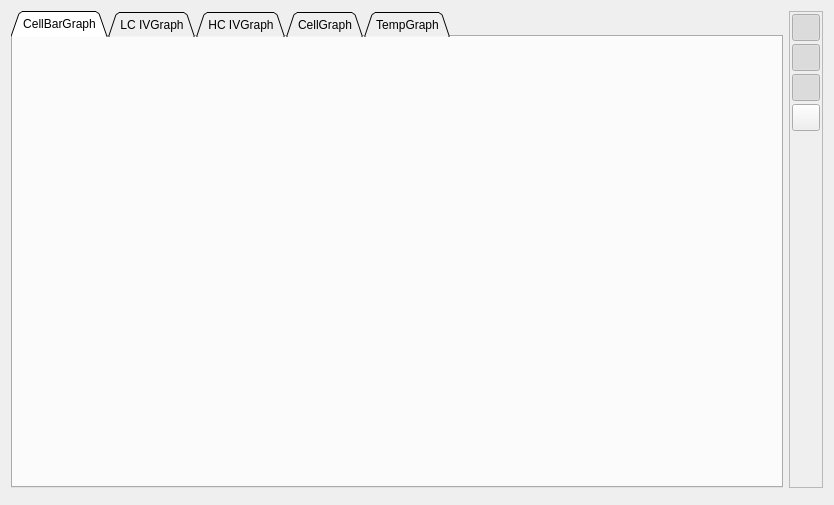
<?xml version="1.0" encoding="UTF-8"?>
<ui version="4.0">
 <class>PageRtData</class>
 <widget class="QWidget" name="PageRtData">
  <property name="geometry">
   <rect>
    <x>0</x>
    <y>0</y>
    <width>834</width>
    <height>505</height>
   </rect>
  </property>
  <property name="windowTitle">
   <string>Form</string>
  </property>
  <layout class="QVBoxLayout" name="verticalLayout_6">
   <item>
    <layout class="QHBoxLayout" name="horizontalLayout">
     <item>
      <widget class="QTabWidget" name="tabWidget">
       <property name="tabShape">
        <enum>QTabWidget::Triangular</enum>
       </property>
       <property name="currentIndex">
        <number>0</number>
       </property>
       <widget class="QWidget" name="cellBarGraphTab">
        <attribute name="title">
         <string>CellBarGraph</string>
        </attribute>
        <layout class="QVBoxLayout" name="verticalLayout_5">
         <item>
          <widget class="QCustomPlot" name="cellBarGraph" native="true"/>
         </item>
        </layout>
       </widget>
       <widget class="QWidget" name="ivLCGraphTab">
        <attribute name="title">
         <string>LC IVGraph</string>
        </attribute>
        <layout class="QVBoxLayout" name="verticalLayout_2">
         <item>
          <widget class="QCustomPlot" name="ivLCGraph" native="true"/>
         </item>
        </layout>
       </widget>
       <widget class="QWidget" name="ivHCGraphTab">
        <attribute name="title">
         <string>HC IVGraph</string>
        </attribute>
        <layout class="QVBoxLayout" name="verticalLayout_7">
         <item>
          <widget class="QCustomPlot" name="ivHCGraph" native="true"/>
         </item>
        </layout>
       </widget>
       <widget class="QWidget" name="cellGraphTab">
        <attribute name="title">
         <string>CellGraph</string>
        </attribute>
        <layout class="QVBoxLayout" name="verticalLayout_4">
         <item>
          <widget class="QCustomPlot" name="cellGraph" native="true"/>
         </item>
        </layout>
       </widget>
       <widget class="QWidget" name="tempGraphTab">
        <attribute name="title">
         <string>TempGraph</string>
        </attribute>
        <layout class="QVBoxLayout" name="verticalLayout_3" stretch="1,0">
         <item>
          <widget class="QCustomPlot" name="tempGraph" native="true"/>
         </item>
         <item>
          <layout class="QHBoxLayout" name="horizontalLayout_3">
           <item>
            <widget class="QCheckBox" name="tempShowBMSBox">
             <property name="toolTip">
              <string>Show MOSFET temperature</string>
             </property>
             <property name="text">
              <string>BMS</string>
             </property>
             <property name="checked">
              <bool>true</bool>
             </property>
            </widget>
           </item>
           <item>
            <widget class="QCheckBox" name="tempShowBatteryBox">
             <property name="toolTip">
              <string>Show motor temperature</string>
             </property>
             <property name="text">
              <string>Battery</string>
             </property>
             <property name="checked">
              <bool>true</bool>
             </property>
            </widget>
           </item>
           <item>
            <spacer name="horizontalSpacer">
             <property name="orientation">
              <enum>Qt::Horizontal</enum>
             </property>
             <property name="sizeHint" stdset="0">
              <size>
               <width>40</width>
               <height>20</height>
              </size>
             </property>
            </spacer>
           </item>
          </layout>
         </item>
        </layout>
       </widget>
      </widget>
     </item>
     <item>
      <widget class="QFrame" name="buttonFrame">
       <property name="sizePolicy">
        <sizepolicy hsizetype="Fixed" vsizetype="Preferred">
         <horstretch>0</horstretch>
         <verstretch>0</verstretch>
        </sizepolicy>
       </property>
       <property name="frameShape">
        <enum>QFrame::StyledPanel</enum>
       </property>
       <property name="frameShadow">
        <enum>QFrame::Plain</enum>
       </property>
       <layout class="QVBoxLayout" name="verticalLayout">
        <property name="spacing">
         <number>3</number>
        </property>
        <property name="leftMargin">
         <number>2</number>
        </property>
        <property name="topMargin">
         <number>2</number>
        </property>
        <property name="rightMargin">
         <number>2</number>
        </property>
        <property name="bottomMargin">
         <number>2</number>
        </property>
        <item>
         <widget class="QToolButton" name="autoscaleButton">
          <property name="sizePolicy">
           <sizepolicy hsizetype="Fixed" vsizetype="Fixed">
            <horstretch>0</horstretch>
            <verstretch>0</verstretch>
           </sizepolicy>
          </property>
          <property name="font">
           <font>
            <pointsize>3</pointsize>
           </font>
          </property>
          <property name="toolTip">
           <string>Autoscale plots with incoming samples</string>
          </property>
          <property name="text">
           <string/>
          </property>
          <property name="icon">
           <iconset resource="../res.qrc">
            <normaloff>:/res/icons/size_off.png</normaloff>
            <normalon>:/res/icons/size_on.png</normalon>:/res/icons/size_off.png</iconset>
          </property>
          <property name="iconSize">
           <size>
            <width>20</width>
            <height>20</height>
           </size>
          </property>
          <property name="checkable">
           <bool>true</bool>
          </property>
          <property name="checked">
           <bool>true</bool>
          </property>
         </widget>
        </item>
        <item>
         <widget class="QToolButton" name="zoomHButton">
          <property name="sizePolicy">
           <sizepolicy hsizetype="Fixed" vsizetype="Fixed">
            <horstretch>0</horstretch>
            <verstretch>0</verstretch>
           </sizepolicy>
          </property>
          <property name="font">
           <font>
            <pointsize>3</pointsize>
           </font>
          </property>
          <property name="toolTip">
           <string>Enable horizontal zoom</string>
          </property>
          <property name="text">
           <string/>
          </property>
          <property name="icon">
           <iconset resource="../res.qrc">
            <normaloff>:/res/icons/expand_off.png</normaloff>
            <normalon>:/res/icons/expand_on.png</normalon>:/res/icons/expand_off.png</iconset>
          </property>
          <property name="iconSize">
           <size>
            <width>20</width>
            <height>20</height>
           </size>
          </property>
          <property name="checkable">
           <bool>true</bool>
          </property>
          <property name="checked">
           <bool>true</bool>
          </property>
         </widget>
        </item>
        <item>
         <widget class="QToolButton" name="zoomVButton">
          <property name="sizePolicy">
           <sizepolicy hsizetype="Fixed" vsizetype="Fixed">
            <horstretch>0</horstretch>
            <verstretch>0</verstretch>
           </sizepolicy>
          </property>
          <property name="font">
           <font>
            <pointsize>3</pointsize>
           </font>
          </property>
          <property name="toolTip">
           <string>Enable vertical zoom</string>
          </property>
          <property name="text">
           <string/>
          </property>
          <property name="icon">
           <iconset resource="../res.qrc">
            <normaloff>:/res/icons/expand_v_off.png</normaloff>
            <normalon>:/res/icons/expand_v_on.png</normalon>:/res/icons/expand_v_off.png</iconset>
          </property>
          <property name="iconSize">
           <size>
            <width>20</width>
            <height>20</height>
           </size>
          </property>
          <property name="checkable">
           <bool>true</bool>
          </property>
          <property name="checked">
           <bool>true</bool>
          </property>
         </widget>
        </item>
        <item>
         <widget class="QToolButton" name="rescaleButton">
          <property name="toolTip">
           <string>Rescale plots to fit</string>
          </property>
          <property name="text">
           <string/>
          </property>
          <property name="icon">
           <iconset resource="../res.qrc">
            <normaloff>:/res/icons/size_off.png</normaloff>:/res/icons/size_off.png</iconset>
          </property>
          <property name="iconSize">
           <size>
            <width>20</width>
            <height>20</height>
           </size>
          </property>
         </widget>
        </item>
        <item>
         <spacer name="verticalSpacer">
          <property name="orientation">
           <enum>Qt::Vertical</enum>
          </property>
          <property name="sizeHint" stdset="0">
           <size>
            <width>20</width>
            <height>40</height>
           </size>
          </property>
         </spacer>
        </item>
       </layout>
      </widget>
     </item>
    </layout>
   </item>
   <item>
    <widget class="RtDataText" name="rtText" native="true"/>
   </item>
  </layout>
 </widget>
 <customwidgets>
  <customwidget>
   <class>QCustomPlot</class>
   <extends>QWidget</extends>
   <header>widgets/qcustomplot.h</header>
   <container>1</container>
  </customwidget>
  <customwidget>
   <class>RtDataText</class>
   <extends>QWidget</extends>
   <header>widgets/rtdatatext.h</header>
   <container>1</container>
  </customwidget>
 </customwidgets>
 <resources>
  <include location="../res.qrc"/>
 </resources>
 <connections/>
</ui>
